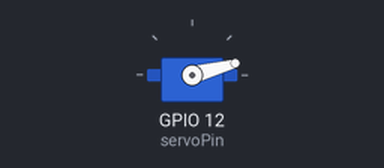
Recording of a sketch running on a simulated ESP32. Shown: servo. What the sketch prints to the serial monitor is not drawn.

Above: at 0.05 s.
At 0.55 s:
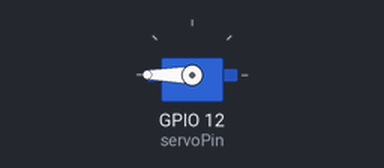
At 0.8 s:
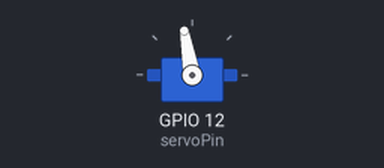
At 1.1 s:
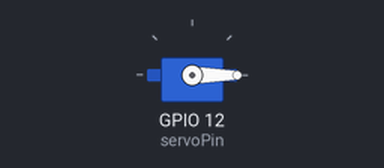
Timing chart, 0 to 3.0 s (numbered marks = the images above):
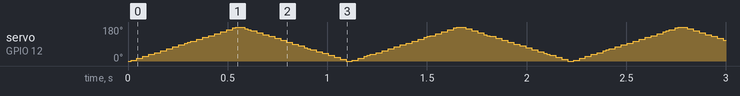

The sketch:

servo_test.ino
```cpp
#include <ESP32Servo.h> // ESP32-compatible servo library

Servo myServo;     // Create a servo object

int servoPin = 12; // Change this to your GPIO pin

void setup() {
  Serial.begin(115200);
  myServo.attach(servoPin, 500, 2500); // Attach servo with min/max pulse widths
  Serial.println("Servo test starting...");
}

void loop() {
  for (int pos = 0; pos <= 180; pos += 5) { // Sweep from 0 to 180 degrees
    myServo.write(pos);
    delay(15);
  }
  for (int pos = 180; pos >= 0; pos -= 5) { // Sweep back to 0 degrees
    myServo.write(pos);
    delay(15);
  }
}
```
